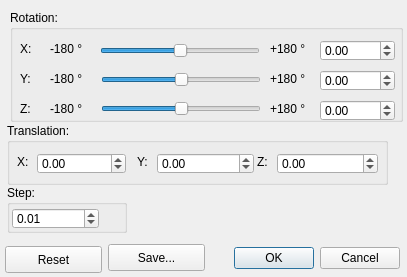
<?xml version="1.0" encoding="UTF-8"?>
<ui version="4.0">
 <class>TransformationDialogUI</class>
 <widget class="QDialog" name="TransformationDialogUI">
  <property name="geometry">
   <rect>
    <x>0</x>
    <y>0</y>
    <width>407</width>
    <height>277</height>
   </rect>
  </property>
  <property name="windowTitle">
   <string>Dialog</string>
  </property>
  <widget class="QDialogButtonBox" name="buttonBox">
   <property name="geometry">
    <rect>
     <x>209</x>
     <y>242</y>
     <width>191</width>
     <height>32</height>
    </rect>
   </property>
   <property name="orientation">
    <enum>Qt::Horizontal</enum>
   </property>
   <property name="standardButtons">
    <set>QDialogButtonBox::Cancel|QDialogButtonBox::Ok</set>
   </property>
  </widget>
  <widget class="QGroupBox" name="groupBoxRotation">
   <property name="geometry">
    <rect>
     <x>10</x>
     <y>10</y>
     <width>393</width>
     <height>112</height>
    </rect>
   </property>
   <property name="title">
    <string>Rotation:</string>
   </property>
   <property name="flat">
    <bool>false</bool>
   </property>
   <property name="checkable">
    <bool>false</bool>
   </property>
   <widget class="QSlider" name="sliderXRot">
    <property name="geometry">
     <rect>
      <x>90</x>
      <y>26</y>
      <width>160</width>
      <height>29</height>
     </rect>
    </property>
    <property name="minimum">
     <number>-18000000</number>
    </property>
    <property name="maximum">
     <number>18000000</number>
    </property>
    <property name="tracking">
     <bool>true</bool>
    </property>
    <property name="orientation">
     <enum>Qt::Horizontal</enum>
    </property>
    <property name="invertedAppearance">
     <bool>false</bool>
    </property>
    <property name="invertedControls">
     <bool>false</bool>
    </property>
    <property name="tickPosition">
     <enum>QSlider::NoTicks</enum>
    </property>
    <property name="tickInterval">
     <number>10</number>
    </property>
   </widget>
   <widget class="QLabel" name="label">
    <property name="geometry">
     <rect>
      <x>10</x>
      <y>30</y>
      <width>21</width>
      <height>17</height>
     </rect>
    </property>
    <property name="text">
     <string>X:</string>
    </property>
   </widget>
   <widget class="QLabel" name="label_2">
    <property name="geometry">
     <rect>
      <x>40</x>
      <y>30</y>
      <width>41</width>
      <height>17</height>
     </rect>
    </property>
    <property name="text">
     <string>-180 °</string>
    </property>
   </widget>
   <widget class="QLabel" name="label_3">
    <property name="geometry">
     <rect>
      <x>260</x>
      <y>30</y>
      <width>41</width>
      <height>17</height>
     </rect>
    </property>
    <property name="text">
     <string>+180 °</string>
    </property>
   </widget>
   <widget class="QDoubleSpinBox" name="spinBoxXRot">
    <property name="geometry">
     <rect>
      <x>310</x>
      <y>30</y>
      <width>75</width>
      <height>21</height>
     </rect>
    </property>
    <property name="minimum">
     <double>-180.000000000000000</double>
    </property>
    <property name="maximum">
     <double>180.000000000000000</double>
    </property>
    <property name="singleStep">
     <double>1.000000000000000</double>
    </property>
   </widget>
   <widget class="QLabel" name="label_6">
    <property name="geometry">
     <rect>
      <x>40</x>
      <y>60</y>
      <width>41</width>
      <height>17</height>
     </rect>
    </property>
    <property name="text">
     <string>-180 °</string>
    </property>
   </widget>
   <widget class="QLabel" name="label_4">
    <property name="geometry">
     <rect>
      <x>260</x>
      <y>60</y>
      <width>41</width>
      <height>17</height>
     </rect>
    </property>
    <property name="text">
     <string>+180 °</string>
    </property>
   </widget>
   <widget class="QDoubleSpinBox" name="spinBoxYRot">
    <property name="geometry">
     <rect>
      <x>310</x>
      <y>60</y>
      <width>75</width>
      <height>21</height>
     </rect>
    </property>
    <property name="minimum">
     <double>-180.000000000000000</double>
    </property>
    <property name="maximum">
     <double>180.000000000000000</double>
    </property>
    <property name="singleStep">
     <double>0.100000000000000</double>
    </property>
   </widget>
   <widget class="QLabel" name="label_5">
    <property name="geometry">
     <rect>
      <x>10</x>
      <y>60</y>
      <width>16</width>
      <height>17</height>
     </rect>
    </property>
    <property name="text">
     <string>Y:</string>
    </property>
   </widget>
   <widget class="QSlider" name="sliderYRot">
    <property name="geometry">
     <rect>
      <x>91</x>
      <y>55</y>
      <width>160</width>
      <height>29</height>
     </rect>
    </property>
    <property name="minimum">
     <number>-18000000</number>
    </property>
    <property name="maximum">
     <number>18000000</number>
    </property>
    <property name="tracking">
     <bool>false</bool>
    </property>
    <property name="orientation">
     <enum>Qt::Horizontal</enum>
    </property>
    <property name="invertedAppearance">
     <bool>false</bool>
    </property>
    <property name="invertedControls">
     <bool>false</bool>
    </property>
    <property name="tickPosition">
     <enum>QSlider::NoTicks</enum>
    </property>
    <property name="tickInterval">
     <number>10</number>
    </property>
   </widget>
   <widget class="QLabel" name="label_7">
    <property name="geometry">
     <rect>
      <x>260</x>
      <y>90</y>
      <width>41</width>
      <height>17</height>
     </rect>
    </property>
    <property name="text">
     <string>+180 °</string>
    </property>
   </widget>
   <widget class="QDoubleSpinBox" name="spinBoxZRot">
    <property name="geometry">
     <rect>
      <x>310</x>
      <y>90</y>
      <width>75</width>
      <height>21</height>
     </rect>
    </property>
    <property name="minimum">
     <double>-180.000000000000000</double>
    </property>
    <property name="maximum">
     <double>180.000000000000000</double>
    </property>
    <property name="singleStep">
     <double>0.100000000000000</double>
    </property>
   </widget>
   <widget class="QLabel" name="label_8">
    <property name="geometry">
     <rect>
      <x>10</x>
      <y>90</y>
      <width>21</width>
      <height>17</height>
     </rect>
    </property>
    <property name="text">
     <string>Z:</string>
    </property>
   </widget>
   <widget class="QSlider" name="sliderZRot">
    <property name="geometry">
     <rect>
      <x>91</x>
      <y>84</y>
      <width>160</width>
      <height>29</height>
     </rect>
    </property>
    <property name="minimum">
     <number>-18000000</number>
    </property>
    <property name="maximum">
     <number>18000000</number>
    </property>
    <property name="tracking">
     <bool>false</bool>
    </property>
    <property name="orientation">
     <enum>Qt::Horizontal</enum>
    </property>
    <property name="invertedAppearance">
     <bool>false</bool>
    </property>
    <property name="invertedControls">
     <bool>false</bool>
    </property>
    <property name="tickPosition">
     <enum>QSlider::NoTicks</enum>
    </property>
    <property name="tickInterval">
     <number>10</number>
    </property>
   </widget>
   <widget class="QLabel" name="label_9">
    <property name="geometry">
     <rect>
      <x>40</x>
      <y>90</y>
      <width>41</width>
      <height>17</height>
     </rect>
    </property>
    <property name="text">
     <string>-180 °</string>
    </property>
   </widget>
  </widget>
  <widget class="QGroupBox" name="groupBoxTranslation">
   <property name="geometry">
    <rect>
     <x>7</x>
     <y>123</y>
     <width>381</width>
     <height>62</height>
    </rect>
   </property>
   <property name="title">
    <string>Translation:</string>
   </property>
   <widget class="QLabel" name="label_10">
    <property name="geometry">
     <rect>
      <x>10</x>
      <y>30</y>
      <width>21</width>
      <height>17</height>
     </rect>
    </property>
    <property name="text">
     <string>X:</string>
    </property>
   </widget>
   <widget class="QDoubleSpinBox" name="spinBoxXTrans">
    <property name="geometry">
     <rect>
      <x>30</x>
      <y>30</y>
      <width>89</width>
      <height>21</height>
     </rect>
    </property>
    <property name="minimum">
     <double>-1000000.000000000000000</double>
    </property>
    <property name="maximum">
     <double>1000000.000000000000000</double>
    </property>
    <property name="singleStep">
     <double>0.010000000000000</double>
    </property>
   </widget>
   <widget class="QLabel" name="label_11">
    <property name="geometry">
     <rect>
      <x>130</x>
      <y>30</y>
      <width>21</width>
      <height>17</height>
     </rect>
    </property>
    <property name="text">
     <string>Y:</string>
    </property>
   </widget>
   <widget class="QLabel" name="label_12">
    <property name="geometry">
     <rect>
      <x>250</x>
      <y>30</y>
      <width>21</width>
      <height>17</height>
     </rect>
    </property>
    <property name="text">
     <string>Z:</string>
    </property>
   </widget>
   <widget class="QDoubleSpinBox" name="spinBoxYTrans">
    <property name="geometry">
     <rect>
      <x>150</x>
      <y>30</y>
      <width>97</width>
      <height>21</height>
     </rect>
    </property>
    <property name="minimum">
     <double>-1000000.000000000000000</double>
    </property>
    <property name="maximum">
     <double>1000000.000000000000000</double>
    </property>
    <property name="singleStep">
     <double>0.010000000000000</double>
    </property>
   </widget>
   <widget class="QDoubleSpinBox" name="spinBoxZTrans">
    <property name="geometry">
     <rect>
      <x>270</x>
      <y>30</y>
      <width>101</width>
      <height>21</height>
     </rect>
    </property>
    <property name="minimum">
     <double>-1000000.000000000000000</double>
    </property>
    <property name="maximum">
     <double>1000000.000000000000000</double>
    </property>
    <property name="singleStep">
     <double>0.010000000000000</double>
    </property>
   </widget>
  </widget>
  <widget class="QPushButton" name="buttonReset">
   <property name="geometry">
    <rect>
     <x>5</x>
     <y>246</y>
     <width>97</width>
     <height>27</height>
    </rect>
   </property>
   <property name="text">
    <string>Reset</string>
   </property>
  </widget>
  <widget class="QPushButton" name="buttonSave">
   <property name="geometry">
    <rect>
     <x>108</x>
     <y>244</y>
     <width>97</width>
     <height>27</height>
    </rect>
   </property>
   <property name="text">
    <string>Save...</string>
   </property>
  </widget>
  <widget class="QGroupBox" name="groupBox">
   <property name="geometry">
    <rect>
     <x>7</x>
     <y>185</y>
     <width>120</width>
     <height>48</height>
    </rect>
   </property>
   <property name="title">
    <string>Step:</string>
   </property>
   <widget class="QDoubleSpinBox" name="spinBoxStep">
    <property name="geometry">
     <rect>
      <x>5</x>
      <y>23</y>
      <width>87</width>
      <height>21</height>
     </rect>
    </property>
    <property name="minimum">
     <double>-1000000.000000000000000</double>
    </property>
    <property name="maximum">
     <double>1000000.000000000000000</double>
    </property>
    <property name="singleStep">
     <double>0.010000000000000</double>
    </property>
    <property name="value">
     <double>0.010000000000000</double>
    </property>
   </widget>
  </widget>
 </widget>
 <resources/>
 <connections>
  <connection>
   <sender>buttonBox</sender>
   <signal>accepted()</signal>
   <receiver>TransformationDialogUI</receiver>
   <slot>accept()</slot>
   <hints>
    <hint type="sourcelabel">
     <x>248</x>
     <y>254</y>
    </hint>
    <hint type="destinationlabel">
     <x>157</x>
     <y>274</y>
    </hint>
   </hints>
  </connection>
  <connection>
   <sender>buttonBox</sender>
   <signal>rejected()</signal>
   <receiver>TransformationDialogUI</receiver>
   <slot>reject()</slot>
   <hints>
    <hint type="sourcelabel">
     <x>316</x>
     <y>260</y>
    </hint>
    <hint type="destinationlabel">
     <x>286</x>
     <y>274</y>
    </hint>
   </hints>
  </connection>
 </connections>
 <designerdata>
  <property name="gridDeltaX">
   <number>10</number>
  </property>
  <property name="gridDeltaY">
   <number>10</number>
  </property>
  <property name="gridSnapX">
   <bool>false</bool>
  </property>
  <property name="gridSnapY">
   <bool>false</bool>
  </property>
  <property name="gridVisible">
   <bool>true</bool>
  </property>
 </designerdata>
</ui>
